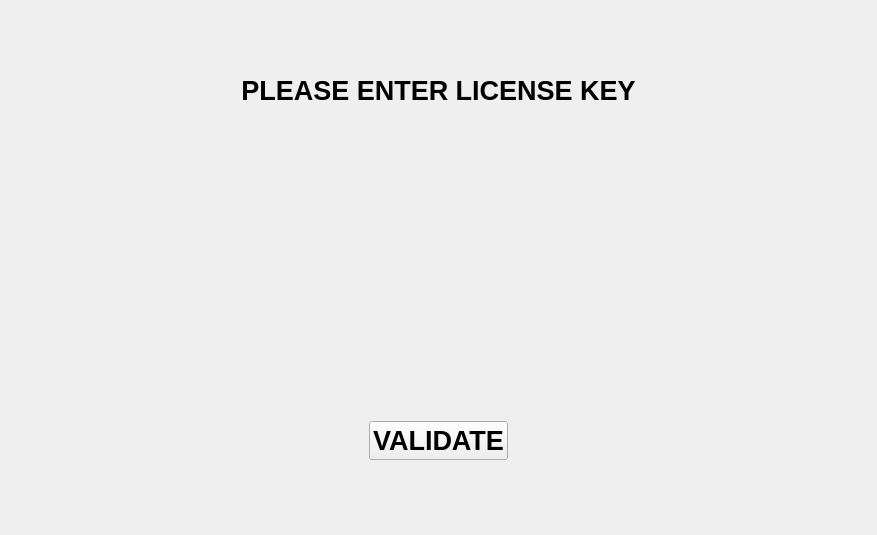
<?xml version="1.0" encoding="UTF-8"?>
<ui version="4.0">
 <class>LicenseWidget</class>
 <widget class="QWidget" name="LicenseWidget">
  <property name="geometry">
   <rect>
    <x>0</x>
    <y>0</y>
    <width>877</width>
    <height>535</height>
   </rect>
  </property>
  <property name="sizePolicy">
   <sizepolicy hsizetype="Expanding" vsizetype="Expanding">
    <horstretch>0</horstretch>
    <verstretch>0</verstretch>
   </sizepolicy>
  </property>
  <property name="minimumSize">
   <size>
    <width>0</width>
    <height>0</height>
   </size>
  </property>
  <property name="maximumSize">
   <size>
    <width>16777215</width>
    <height>16777215</height>
   </size>
  </property>
  <property name="windowTitle">
   <string>Form</string>
  </property>
  <layout class="QGridLayout" name="gridLayout">
   <item row="1" column="0">
    <spacer name="verticalSpacer">
     <property name="orientation">
      <enum>Qt::Vertical</enum>
     </property>
     <property name="sizeType">
      <enum>QSizePolicy::Fixed</enum>
     </property>
     <property name="sizeHint" stdset="0">
      <size>
       <width>20</width>
       <height>64</height>
      </size>
     </property>
    </spacer>
   </item>
   <item row="2" column="0">
    <widget class="QLabel" name="label">
     <property name="font">
      <font>
       <pointsize>20</pointsize>
       <weight>75</weight>
       <bold>true</bold>
      </font>
     </property>
     <property name="text">
      <string>PLEASE ENTER LICENSE KEY</string>
     </property>
     <property name="alignment">
      <set>Qt::AlignCenter</set>
     </property>
    </widget>
   </item>
   <item row="3" column="0">
    <spacer name="verticalSpacer_3">
     <property name="orientation">
      <enum>Qt::Vertical</enum>
     </property>
     <property name="sizeHint" stdset="0">
      <size>
       <width>20</width>
       <height>40</height>
      </size>
     </property>
    </spacer>
   </item>
   <item row="5" column="0">
    <spacer name="verticalSpacer_5">
     <property name="orientation">
      <enum>Qt::Vertical</enum>
     </property>
     <property name="sizeHint" stdset="0">
      <size>
       <width>20</width>
       <height>40</height>
      </size>
     </property>
    </spacer>
   </item>
   <item row="7" column="0">
    <spacer name="verticalSpacer_4">
     <property name="orientation">
      <enum>Qt::Vertical</enum>
     </property>
     <property name="sizeHint" stdset="0">
      <size>
       <width>20</width>
       <height>40</height>
      </size>
     </property>
    </spacer>
   </item>
   <item row="4" column="0">
    <widget class="KeyWidget" name="questionWidget" native="true"/>
   </item>
   <item row="6" column="0">
    <widget class="KeyWidget" name="answerWidget" native="true"/>
   </item>
   <item row="8" column="0">
    <layout class="QHBoxLayout" name="horizontalLayout">
     <item>
      <spacer name="horizontalSpacer">
       <property name="orientation">
        <enum>Qt::Horizontal</enum>
       </property>
       <property name="sizeHint" stdset="0">
        <size>
         <width>40</width>
         <height>20</height>
        </size>
       </property>
      </spacer>
     </item>
     <item>
      <widget class="QPushButton" name="validateButton">
       <property name="font">
        <font>
         <family>Segoe UI</family>
         <pointsize>20</pointsize>
         <weight>75</weight>
         <bold>true</bold>
        </font>
       </property>
       <property name="text">
        <string>VALIDATE</string>
       </property>
      </widget>
     </item>
     <item>
      <spacer name="horizontalSpacer_2">
       <property name="orientation">
        <enum>Qt::Horizontal</enum>
       </property>
       <property name="sizeHint" stdset="0">
        <size>
         <width>40</width>
         <height>20</height>
        </size>
       </property>
      </spacer>
     </item>
    </layout>
   </item>
   <item row="9" column="0">
    <spacer name="verticalSpacer_2">
     <property name="orientation">
      <enum>Qt::Vertical</enum>
     </property>
     <property name="sizeType">
      <enum>QSizePolicy::Fixed</enum>
     </property>
     <property name="sizeHint" stdset="0">
      <size>
       <width>20</width>
       <height>64</height>
      </size>
     </property>
    </spacer>
   </item>
  </layout>
 </widget>
 <customwidgets>
  <customwidget>
   <class>KeyWidget</class>
   <extends>QWidget</extends>
   <header>keywidget.h</header>
  </customwidget>
 </customwidgets>
 <resources/>
 <connections/>
</ui>
